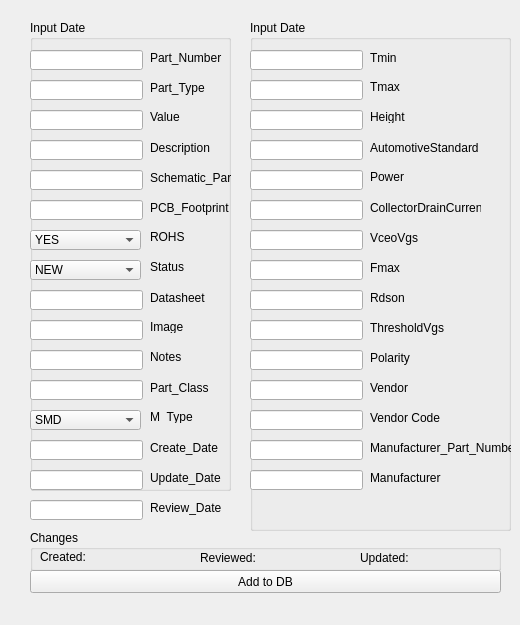
      <widget class="QWidget" name="tab">
       <attribute name="title">
        <string>Transistor</string>
       </attribute>
       <widget class="QGroupBox" name="groupBox_7">
        <property name="geometry">
         <rect>
          <x>30</x>
          <y>20</y>
          <width>201</width>
          <height>471</height>
         </rect>
        </property>
        <property name="title">
         <string>Input Date</string>
        </property>
        <widget class="QLabel" name="label_71">
         <property name="geometry">
          <rect>
           <x>120</x>
           <y>60</y>
           <width>81</width>
           <height>16</height>
          </rect>
         </property>
         <property name="text">
          <string>Part_Type</string>
         </property>
        </widget>
        <widget class="QLabel" name="label_72">
         <property name="geometry">
          <rect>
           <x>120</x>
           <y>90</y>
           <width>47</width>
           <height>13</height>
          </rect>
         </property>
         <property name="text">
          <string>Value</string>
         </property>
        </widget>
        <widget class="QLabel" name="label_73">
         <property name="geometry">
          <rect>
           <x>120</x>
           <y>120</y>
           <width>81</width>
           <height>16</height>
          </rect>
         </property>
         <property name="text">
          <string>Description</string>
         </property>
        </widget>
        <widget class="QLabel" name="label_74">
         <property name="geometry">
          <rect>
           <x>120</x>
           <y>180</y>
           <width>81</width>
           <height>16</height>
          </rect>
         </property>
         <property name="text">
          <string>PCB_Footprint</string>
         </property>
        </widget>
        <widget class="QLabel" name="label_75">
         <property name="geometry">
          <rect>
           <x>120</x>
           <y>210</y>
           <width>47</width>
           <height>13</height>
          </rect>
         </property>
         <property name="text">
          <string>ROHS</string>
         </property>
        </widget>
        <widget class="QLabel" name="label_77">
         <property name="geometry">
          <rect>
           <x>120</x>
           <y>270</y>
           <width>81</width>
           <height>16</height>
          </rect>
         </property>
         <property name="text">
          <string>Datasheet</string>
         </property>
        </widget>
        <widget class="QLabel" name="label_78">
         <property name="geometry">
          <rect>
           <x>120</x>
           <y>300</y>
           <width>47</width>
           <height>13</height>
          </rect>
         </property>
         <property name="text">
          <string>Image</string>
         </property>
        </widget>
        <widget class="QLabel" name="label_79">
         <property name="geometry">
          <rect>
           <x>120</x>
           <y>330</y>
           <width>47</width>
           <height>13</height>
          </rect>
         </property>
         <property name="text">
          <string>Notes</string>
         </property>
        </widget>
        <widget class="QLabel" name="label_80">
         <property name="geometry">
          <rect>
           <x>120</x>
           <y>360</y>
           <width>81</width>
           <height>16</height>
          </rect>
         </property>
         <property name="text">
          <string>Part_Class</string>
         </property>
        </widget>
        <widget class="QLabel" name="label_81">
         <property name="geometry">
          <rect>
           <x>120</x>
           <y>420</y>
           <width>81</width>
           <height>16</height>
          </rect>
         </property>
         <property name="text">
          <string>Create_Date</string>
         </property>
        </widget>
        <widget class="QLabel" name="label_83">
         <property name="geometry">
          <rect>
           <x>120</x>
           <y>450</y>
           <width>81</width>
           <height>16</height>
          </rect>
         </property>
         <property name="text">
          <string>Update_Date</string>
         </property>
        </widget>
        <widget class="QLabel" name="label_84">
         <property name="geometry">
          <rect>
           <x>120</x>
           <y>390</y>
           <width>47</width>
           <height>13</height>
          </rect>
         </property>
         <property name="text">
          <string>M_Type</string>
         </property>
        </widget>
        <widget class="QLineEdit" name="lineEdit_59">
         <property name="geometry">
          <rect>
           <x>0</x>
           <y>60</y>
           <width>113</width>
           <height>20</height>
          </rect>
         </property>
        </widget>
        <widget class="QLineEdit" name="lineEdit_60">
         <property name="geometry">
          <rect>
           <x>0</x>
           <y>90</y>
           <width>113</width>
           <height>20</height>
          </rect>
         </property>
        </widget>
        <widget class="QLineEdit" name="lineEdit_61">
         <property name="geometry">
          <rect>
           <x>0</x>
           <y>120</y>
           <width>113</width>
           <height>20</height>
          </rect>
         </property>
        </widget>
        <widget class="QLineEdit" name="lineEdit_62">
         <property name="geometry">
          <rect>
           <x>0</x>
           <y>150</y>
           <width>113</width>
           <height>20</height>
          </rect>
         </property>
        </widget>
        <widget class="QLineEdit" name="lineEdit_63">
         <property name="geometry">
          <rect>
           <x>0</x>
           <y>180</y>
           <width>113</width>
           <height>20</height>
          </rect>
         </property>
        </widget>
        <widget class="QLineEdit" name="lineEdit_65">
         <property name="geometry">
          <rect>
           <x>0</x>
           <y>30</y>
           <width>113</width>
           <height>20</height>
          </rect>
         </property>
        </widget>
        <widget class="QLineEdit" name="lineEdit_66">
         <property name="geometry">
          <rect>
           <x>0</x>
           <y>270</y>
           <width>113</width>
           <height>20</height>
          </rect>
         </property>
        </widget>
        <widget class="QLineEdit" name="lineEdit_67">
         <property name="geometry">
          <rect>
           <x>0</x>
           <y>300</y>
           <width>113</width>
           <height>20</height>
          </rect>
         </property>
        </widget>
        <widget class="QLineEdit" name="lineEdit_68">
         <property name="geometry">
          <rect>
           <x>0</x>
           <y>330</y>
           <width>113</width>
           <height>20</height>
          </rect>
         </property>
        </widget>
        <widget class="QLineEdit" name="lineEdit_69">
         <property name="geometry">
          <rect>
           <x>0</x>
           <y>360</y>
           <width>113</width>
           <height>20</height>
          </rect>
         </property>
        </widget>
        <widget class="QLineEdit" name="lineEdit_70">
         <property name="geometry">
          <rect>
           <x>0</x>
           <y>420</y>
           <width>113</width>
           <height>20</height>
          </rect>
         </property>
        </widget>
        <widget class="QLineEdit" name="lineEdit_72">
         <property name="geometry">
          <rect>
           <x>0</x>
           <y>450</y>
           <width>113</width>
           <height>20</height>
          </rect>
         </property>
        </widget>
        <widget class="QLabel" name="label_85">
         <property name="geometry">
          <rect>
           <x>120</x>
           <y>150</y>
           <width>81</width>
           <height>16</height>
          </rect>
         </property>
         <property name="text">
          <string>Schematic_Part</string>
         </property>
        </widget>
        <widget class="QLabel" name="label_70">
         <property name="geometry">
          <rect>
           <x>120</x>
           <y>30</y>
           <width>91</width>
           <height>16</height>
          </rect>
         </property>
         <property name="text">
          <string>Part_Number</string>
         </property>
        </widget>
        <widget class="QComboBox" name="boxStatus_13">
         <property name="enabled">
          <bool>true</bool>
         </property>
         <property name="geometry">
          <rect>
           <x>0</x>
           <y>390</y>
           <width>111</width>
           <height>20</height>
          </rect>
         </property>
         <property name="toolTip">
          <string>&lt;html&gt;&lt;head/&gt;&lt;body&gt;&lt;p&gt;Component's status&lt;/p&gt;&lt;p&gt;&lt;span style=&quot; font-style:italic;&quot;&gt;Status can be changed by CIS administrator only&lt;/span&gt;&lt;/p&gt;&lt;/body&gt;&lt;/html&gt;</string>
         </property>
         <item>
          <property name="text">
           <string>SMD</string>
          </property>
         </item>
         <item>
          <property name="text">
           <string>LEADED</string>
          </property>
         </item>
        </widget>
        <widget class="QComboBox" name="boxStatus_14">
         <property name="enabled">
          <bool>true</bool>
         </property>
         <property name="geometry">
          <rect>
           <x>0</x>
           <y>210</y>
           <width>111</width>
           <height>20</height>
          </rect>
         </property>
         <property name="toolTip">
          <string>&lt;html&gt;&lt;head/&gt;&lt;body&gt;&lt;p&gt;Component's status&lt;/p&gt;&lt;p&gt;&lt;span style=&quot; font-style:italic;&quot;&gt;Status can be changed by CIS administrator only&lt;/span&gt;&lt;/p&gt;&lt;/body&gt;&lt;/html&gt;</string>
         </property>
         <item>
          <property name="text">
           <string>YES</string>
          </property>
         </item>
         <item>
          <property name="text">
           <string>YES-EX</string>
          </property>
         </item>
         <item>
          <property name="text">
           <string>NO</string>
          </property>
         </item>
        </widget>
        <widget class="QComboBox" name="boxStatus_3">
         <property name="enabled">
          <bool>true</bool>
         </property>
         <property name="geometry">
          <rect>
           <x>0</x>
           <y>240</y>
           <width>111</width>
           <height>20</height>
          </rect>
         </property>
         <property name="toolTip">
          <string>&lt;html&gt;&lt;head/&gt;&lt;body&gt;&lt;p&gt;Component's status&lt;/p&gt;&lt;p&gt;&lt;span style=&quot; font-style:italic;&quot;&gt;Status can be changed by CIS administrator only&lt;/span&gt;&lt;/p&gt;&lt;/body&gt;&lt;/html&gt;</string>
         </property>
         <item>
          <property name="text">
           <string>NEW</string>
          </property>
         </item>
         <item>
          <property name="text">
           <string>CHECKED</string>
          </property>
         </item>
         <item>
          <property name="text">
           <string>TESTED</string>
          </property>
         </item>
         <item>
          <property name="text">
           <string>FAULTY</string>
          </property>
         </item>
         <item>
          <property name="text">
           <string>OBSOLETE</string>
          </property>
         </item>
         <item>
          <property name="text">
           <string>DRAFT</string>
          </property>
         </item>
         <item>
          <property name="text">
           <string>EMPTY</string>
          </property>
         </item>
         <item>
          <property name="text">
           <string>EXTERNAL</string>
          </property>
         </item>
        </widget>
        <widget class="QLabel" name="label_76">
         <property name="geometry">
          <rect>
           <x>120</x>
           <y>240</y>
           <width>47</width>
           <height>13</height>
          </rect>
         </property>
         <property name="text">
          <string>Status</string>
         </property>
        </widget>
       </widget>
       <widget class="QGroupBox" name="groupBox_8">
        <property name="geometry">
         <rect>
          <x>250</x>
          <y>20</y>
          <width>261</width>
          <height>511</height>
         </rect>
        </property>
        <property name="title">
         <string>Input Date</string>
        </property>
        <widget class="QLabel" name="label_86">
         <property name="geometry">
          <rect>
           <x>120</x>
           <y>30</y>
           <width>71</width>
           <height>16</height>
          </rect>
         </property>
         <property name="text">
          <string>Tmin</string>
         </property>
        </widget>
        <widget class="QLabel" name="label_87">
         <property name="geometry">
          <rect>
           <x>120</x>
           <y>60</y>
           <width>47</width>
           <height>13</height>
          </rect>
         </property>
         <property name="text">
          <string>Tmax</string>
         </property>
        </widget>
        <widget class="QLabel" name="label_88">
         <property name="geometry">
          <rect>
           <x>120</x>
           <y>90</y>
           <width>47</width>
           <height>13</height>
          </rect>
         </property>
         <property name="text">
          <string>Height</string>
         </property>
        </widget>
        <widget class="QLabel" name="label_89">
         <property name="geometry">
          <rect>
           <x>120</x>
           <y>120</y>
           <width>111</width>
           <height>16</height>
          </rect>
         </property>
         <property name="text">
          <string>AutomotiveStandard</string>
         </property>
        </widget>
        <widget class="QLabel" name="label_90">
         <property name="geometry">
          <rect>
           <x>120</x>
           <y>150</y>
           <width>47</width>
           <height>13</height>
          </rect>
         </property>
         <property name="text">
          <string>Power</string>
         </property>
        </widget>
        <widget class="QLabel" name="label_91">
         <property name="geometry">
          <rect>
           <x>120</x>
           <y>180</y>
           <width>111</width>
           <height>16</height>
          </rect>
         </property>
         <property name="text">
          <string>CollectorDrainCurrent</string>
         </property>
        </widget>
        <widget class="QLabel" name="label_92">
         <property name="geometry">
          <rect>
           <x>120</x>
           <y>210</y>
           <width>111</width>
           <height>16</height>
          </rect>
         </property>
         <property name="text">
          <string>VceoVgs</string>
         </property>
        </widget>
        <widget class="QLabel" name="label_93">
         <property name="geometry">
          <rect>
           <x>120</x>
           <y>240</y>
           <width>111</width>
           <height>16</height>
          </rect>
         </property>
         <property name="text">
          <string>Fmax</string>
         </property>
        </widget>
        <widget class="QLabel" name="label_94">
         <property name="geometry">
          <rect>
           <x>120</x>
           <y>270</y>
           <width>111</width>
           <height>16</height>
          </rect>
         </property>
         <property name="text">
          <string>Rdson</string>
         </property>
        </widget>
        <widget class="QLabel" name="label_95">
         <property name="geometry">
          <rect>
           <x>120</x>
           <y>300</y>
           <width>111</width>
           <height>16</height>
          </rect>
         </property>
         <property name="text">
          <string>ThresholdVgs</string>
         </property>
        </widget>
        <widget class="QLabel" name="label_96">
         <property name="geometry">
          <rect>
           <x>120</x>
           <y>330</y>
           <width>111</width>
           <height>16</height>
          </rect>
         </property>
         <property name="text">
          <string>Polarity</string>
         </property>
        </widget>
        <widget class="QLineEdit" name="lineEdit_74">
         <property name="geometry">
          <rect>
           <x>0</x>
           <y>30</y>
           <width>113</width>
           <height>20</height>
          </rect>
         </property>
        </widget>
        <widget class="QLineEdit" name="lineEdit_75">
         <property name="geometry">
          <rect>
           <x>0</x>
           <y>60</y>
           <width>113</width>
           <height>20</height>
          </rect>
         </property>
        </widget>
        <widget class="QLineEdit" name="lineEdit_76">
         <property name="geometry">
          <rect>
           <x>0</x>
           <y>90</y>
           <width>113</width>
           <height>20</height>
          </rect>
         </property>
        </widget>
        <widget class="QLineEdit" name="lineEdit_77">
         <property name="geometry">
          <rect>
           <x>0</x>
           <y>120</y>
           <width>113</width>
           <height>20</height>
          </rect>
         </property>
        </widget>
        <widget class="QLineEdit" name="lineEdit_78">
         <property name="geometry">
          <rect>
           <x>0</x>
           <y>150</y>
           <width>113</width>
           <height>20</height>
          </rect>
         </property>
        </widget>
        <widget class="QLineEdit" name="lineEdit_79">
         <property name="geometry">
          <rect>
           <x>0</x>
           <y>180</y>
           <width>113</width>
           <height>20</height>
          </rect>
         </property>
        </widget>
        <widget class="QLineEdit" name="lineEdit_80">
         <property name="geometry">
          <rect>
           <x>0</x>
           <y>210</y>
           <width>113</width>
           <height>20</height>
          </rect>
         </property>
        </widget>
        <widget class="QLineEdit" name="lineEdit_81">
         <property name="geometry">
          <rect>
           <x>0</x>
           <y>240</y>
           <width>113</width>
           <height>20</height>
          </rect>
         </property>
        </widget>
        <widget class="QLineEdit" name="lineEdit_82">
         <property name="geometry">
          <rect>
           <x>0</x>
           <y>270</y>
           <width>113</width>
           <height>20</height>
          </rect>
         </property>
        </widget>
        <widget class="QLineEdit" name="lineEdit_83">
         <property name="geometry">
          <rect>
           <x>0</x>
           <y>300</y>
           <width>113</width>
           <height>20</height>
          </rect>
         </property>
        </widget>
        <widget class="QLineEdit" name="lineEdit_84">
         <property name="geometry">
          <rect>
           <x>0</x>
           <y>330</y>
           <width>113</width>
           <height>20</height>
          </rect>
         </property>
        </widget>
        <widget class="QLineEdit" name="lineEdit_91">
         <property name="geometry">
          <rect>
           <x>0</x>
           <y>360</y>
           <width>113</width>
           <height>20</height>
          </rect>
         </property>
        </widget>
        <widget class="QLabel" name="label_273">
         <property name="geometry">
          <rect>
           <x>120</x>
           <y>360</y>
           <width>111</width>
           <height>16</height>
          </rect>
         </property>
         <property name="text">
          <string>Vendor</string>
         </property>
        </widget>
        <widget class="QLineEdit" name="lineEdit_100">
         <property name="geometry">
          <rect>
           <x>0</x>
           <y>390</y>
           <width>113</width>
           <height>20</height>
          </rect>
         </property>
        </widget>
        <widget class="QLabel" name="label_274">
         <property name="geometry">
          <rect>
           <x>120</x>
           <y>390</y>
           <width>111</width>
           <height>16</height>
          </rect>
         </property>
         <property name="text">
          <string>Vendor Code</string>
         </property>
        </widget>
        <widget class="QLabel" name="label_293">
         <property name="geometry">
          <rect>
           <x>120</x>
           <y>420</y>
           <width>151</width>
           <height>16</height>
          </rect>
         </property>
         <property name="text">
          <string>Manufacturer_Part_Number</string>
         </property>
        </widget>
        <widget class="QLineEdit" name="lineEdit_129">
         <property name="geometry">
          <rect>
           <x>0</x>
           <y>420</y>
           <width>113</width>
           <height>20</height>
          </rect>
         </property>
        </widget>
        <widget class="QLineEdit" name="lineEdit_154">
         <property name="geometry">
          <rect>
           <x>0</x>
           <y>450</y>
           <width>113</width>
           <height>20</height>
          </rect>
         </property>
        </widget>
        <widget class="QLabel" name="label_294">
         <property name="geometry">
          <rect>
           <x>120</x>
           <y>450</y>
           <width>131</width>
           <height>16</height>
          </rect>
         </property>
         <property name="text">
          <string>Manufacturer</string>
         </property>
        </widget>
       </widget>
       <widget class="QGroupBox" name="groupBox_9">
        <property name="geometry">
         <rect>
          <x>30</x>
          <y>530</y>
          <width>471</width>
          <height>41</height>
         </rect>
        </property>
        <property name="title">
         <string>Changes</string>
        </property>
        <widget class="QLabel" name="label_102">
         <property name="geometry">
          <rect>
           <x>10</x>
           <y>20</y>
           <width>47</width>
           <height>13</height>
          </rect>
         </property>
         <property name="text">
          <string>Created:</string>
         </property>
        </widget>
        <widget class="QLabel" name="label_103">
         <property name="geometry">
          <rect>
           <x>60</x>
           <y>20</y>
           <width>101</width>
           <height>16</height>
          </rect>
         </property>
         <property name="text">
          <string/>
         </property>
        </widget>
        <widget class="QLabel" name="label_104">
         <property name="geometry">
          <rect>
           <x>170</x>
           <y>20</y>
           <width>61</width>
           <height>16</height>
          </rect>
         </property>
         <property name="text">
          <string>Reviewed:</string>
         </property>
        </widget>
        <widget class="QLabel" name="label_105">
         <property name="geometry">
          <rect>
           <x>230</x>
           <y>20</y>
           <width>101</width>
           <height>16</height>
          </rect>
         </property>
         <property name="text">
          <string/>
         </property>
        </widget>
        <widget class="QLabel" name="label_106">
         <property name="geometry">
          <rect>
           <x>330</x>
           <y>20</y>
           <width>61</width>
           <height>16</height>
          </rect>
         </property>
         <property name="text">
          <string>Updated:</string>
         </property>
        </widget>
        <widget class="QLabel" name="label_107">
         <property name="geometry">
          <rect>
           <x>380</x>
           <y>20</y>
           <width>91</width>
           <height>16</height>
          </rect>
         </property>
         <property name="text">
          <string/>
         </property>
        </widget>
       </widget>
       <widget class="QPushButton" name="pushButton_3">
        <property name="geometry">
         <rect>
          <x>30</x>
          <y>570</y>
          <width>471</width>
          <height>23</height>
         </rect>
        </property>
        <property name="text">
         <string>Add to DB</string>
        </property>
       </widget>
       <widget class="QLabel" name="label_179">
        <property name="geometry">
         <rect>
          <x>30</x>
          <y>600</y>
          <width>471</width>
          <height>16</height>
         </rect>
        </property>
        <property name="text">
         <string/>
        </property>
       </widget>
       <widget class="QLineEdit" name="lineEdit_71">
        <property name="geometry">
         <rect>
          <x>30</x>
          <y>500</y>
          <width>113</width>
          <height>20</height>
         </rect>
        </property>
       </widget>
       <widget class="QLabel" name="label_82">
        <property name="geometry">
         <rect>
          <x>150</x>
          <y>500</y>
          <width>81</width>
          <height>16</height>
         </rect>
        </property>
        <property name="text">
         <string>Review_Date</string>
        </property>
       </widget>
      </widget>
